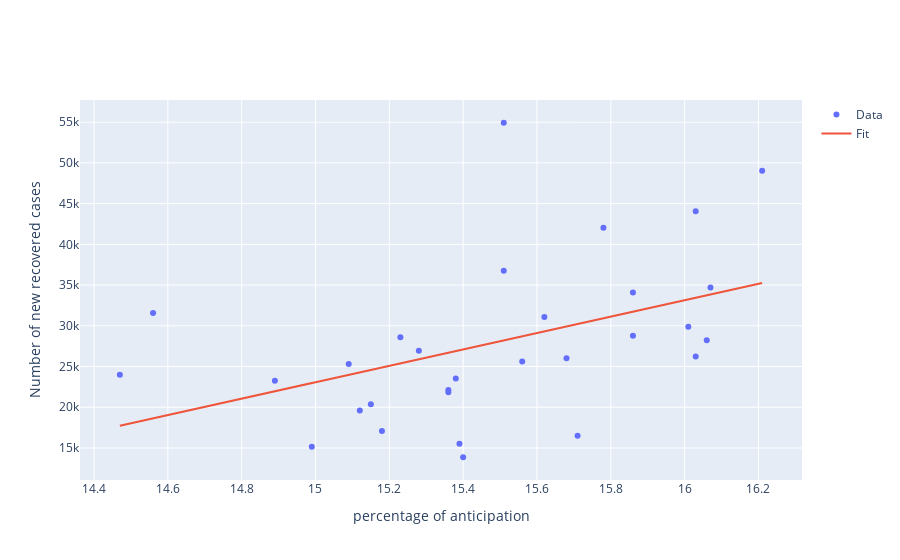

The cell this chart's notebook holds for it:
### Code cell
from scipy import stats
def conclusion(x_label, y_label, shift_cases):
    shifted_grp = april.copy()
    shifted_grp['Date'] = pd.to_datetime(shifted_grp['Date'])
    shifted_grp['Date'] = shifted_grp['Date'].apply(lambda x: x + pd.DateOffset(days=shift_cases))
    shifted_grp['Date'] = shifted_grp['Date'].dt.strftime('%Y-%m-%d')

    if shift_cases <0:
        a = shifted_grp.iloc[-shift_cases:,]
        b = emotions_percentage.iloc[:shift_cases,]
    elif shift_cases>0:
        a = shifted_grp.iloc[:-shift_cases,]
        b = emotions_percentage.iloc[shift_cases:,]
    else:
        a = shifted_grp
        b = emotions_percentage

    x_plot, y_plot = zip(*sorted(zip(b[x_label], a[y_label])))

    slope, intercept, r_value, p_value, std_err = stats.linregress(b[x_label], a[y_label])
    line = slope*b[x_label]+intercept

    fig = make_subplots()
    fig.add_trace(go.Scatter(x=x_plot, y=y_plot, mode='markers', name='Data'))
    fig.add_trace(go.Scatter(x=b[x_label], y=line, mode='lines', name='Fit'))

    fig.update_layout(hovermode="x",
        xaxis_title=f"percentage of {x_label}",
        yaxis_title=f"Number of new {y_label[4:].lower()} cases")

    fig.show()
    print(f'({x_label}, {y_label}): {pearsonr(a[y_label],b[x_label])}')
    
conclusion('anticipation', 'New_Recovered', 1)

### Figure 1 — Plotly figure (JSON) as saved in the notebook; plotly's stock layout.template omitted (floating-point values rounded to 4 significant figures)
{"data": [{"mode": "markers", "name": "Data", "type": "scatter", "x": [14.47, 14.56, 14.89, 14.99, 15.09, 15.12, 15.15, 15.18, 15.23, 15.28, 15.36, 15.36, 15.38, 15.39, 15.4, 15.51, 15.51, 15.56, 15.62, 15.68, 15.71, 15.78, 15.86, 15.86, 16.01, 16.03, 16.03, 16.06, 16.07, 16.21], "y": [23976, 31584, 23265, 15143, 25314, 19612, 20356, 17092, 28607, 26933, 21835, 22121, 23539, 15533, 13860, 36758, 54934, 25606, 31088, 26014, 16503, 42034, 28792, 34081, 29875, 26236, 44061, 28234, 34691, 49048]}, {"mode": "lines", "name": "Fit", "type": "scatter", "x": [14.99, 15.18, 15.39, 15.15, 15.4, 15.71, 15.38, 15.23, 15.09, 15.36, 15.68, 15.12, 15.28, 15.56, 15.51, 15.62, 16.03, 14.47, 14.56, 15.36, 15.86, 16.01, 15.86, 15.51, 14.89, 16.21, 16.06, 16.07, 16.03, 15.78], "y": [22970.0, 24890.0, 27000.0, 24590.0, 27100.0, 30220.0, 26900.0, 25390.0, 23980.0, 26700.0, 29920.0, 24280.0, 25890.0, 28710.0, 28210.0, 29320.0, 33440.0, 17740.0, 18650.0, 26700.0, 31730.0, 33240.0, 31730.0, 28210.0, 21970.0, 35260.0, 33750.0, 33850.0, 33440.0, 30930.0]}], "layout": {"hovermode": "x", "xaxis": {"anchor": "y", "domain": [0, 1], "title": {"text": "percentage of anticipation"}}, "yaxis": {"anchor": "x", "domain": [0, 1], "title": {"text": "Number of new recovered cases"}}}}
